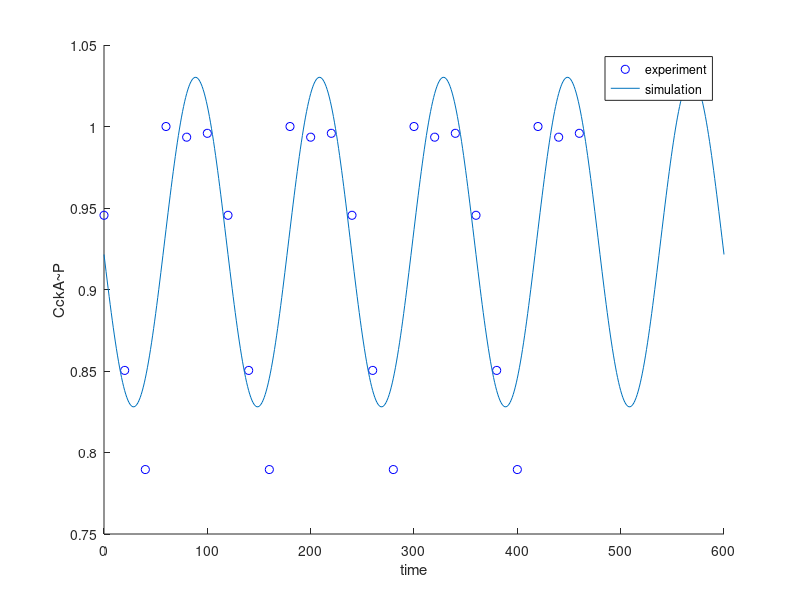

The MATLAB source for this figure:
clc
clear all
%fit curve
%%CckA~P
%  x = [10,20,40,60,80,100,120];
%  o = [0.365958, 0.247904, 0.125544, 0.295375, 0.632501, 0.99639, 0.998939];
%%DivK~P_old pole
% x=[2.51514,9.45,16.4,23.54,30.305,37.26,43.83,50.78,57.93,64.68,72.2,78.94,84.7,89.7,93.73,97,98];
% o=[2.48445,2.05,3.88,6.15,9.32,13.17,17.02,20.42,22.7,24.07,23.64,21.63,17.6,12.88,8.16,3,0];
% %%Div~P_free
% x=[1.54,4.62,9.05,12.9,17,20.02,23.5,26.38,31.58,37.55,42.36,46.98,52.76,57.57,62.39,66.82,71.25,77.02,82.22,87.03,92.81,99.36,106.29...
% ,114.57,118.42,125.55,132.09,138.45,143.07,147.67];
% o=[89.8,89.58,88.9,88,86,84.19,81.9,80.09,75.33,70.58,65.37,59.93,54.27,49.07,43.63,38.65,32.99,27.1,21.89...
% ,16.91,12.61,8.77,4.92,3.35,3.58,5.4,9.043,14.27,19.72,27.21];
%%DivK 120min
x=[0,20,40,60,80,100];
o=[24629.731,22150.974,20566.51,26048.681,25878.045,25939.761];
 c = o/max(o);
% cftool
%x as x-axis, c as y-axis, polynomial, degree 3
%%%%%%% %result% %%%%%%%%%%%%
%%%%%%CckA~P
% f(x) = p1*x^3 + p2*x^2 + p3*x + p4
% Coefficients (with 95% confidence bounds):
%        p1 =  -3.491e-06  (-5.432e-06, -1.55e-06)
%        p2 =   0.0007817  (0.0003982, 0.001165)
%        p3 =    -0.04119  (-0.06252, -0.01985)
%        p4 =      0.7378  (0.4382, 1.038)
% Goodness of fit:
%   SSE: 0.008382
%   R-square: 0.9892
%   Adjusted R-square: 0.9784
%   RMSE: 0.05286
%%%%%% DivK~P_old pole
%  f(x) = p1*x^3 + p2*x^2 + p3*x + p4
%  p1 =  -8.515e-06;
%        p2 =   0.0009505;
%        p3 =    -0.01231 ;
%        p4 =      0.1302 ;
% %%%%%%DivK~P_free
% p1 =   1.315e-06 ;
%        p2 =  -0.0002346 ;
%        p3 =    0.001233;
%        p4 =      0.9975;
%%%%%%%%%%%%%DivK 120min
p1 =  -1.843e-06;
       p2 =   0.0003078 ;
       p3 =    -0.01197 ;
       p4 =      0.9516 ;

% Goodness of fit:
%   SSE: 0.008227
%   R-square: 0.7921
%   Adjusted R-square: 0.4802
%   RMSE: 0.06414
a1 =     -0.1011 ;
       c1 =     0.07546;
       d1=      0.9291 ;
%%%%%%%%compare experimental data with fitting curve%%%%%%%%%%%
%x=[x,x+150,x+300,x+450];
x=[x,x+120,x+240,x+360];
c=[c,c];
c=[c,c];
scatter(x,c,'b')
hold on;
T=120;%period
t1=0:1:600;
  t_d=rem(t1,T); %return remainder after division t/T
  

%y=(p1*t_d.^3 + p2*t_d.^2 + p3*t_d + p4).*(t_d<=98)+0*(t_d>98);%%DivK~P_old
%pole
% y=(p1*t_d.^3 + p2*t_d.^2 + p3*t_d + p4);
y = a1*sin(3*pi*t_d./180+c1)+d1;
plot(t1, y)
 xlabel('time')
ylabel('CckA~P')
legend('experiment','simulation')

